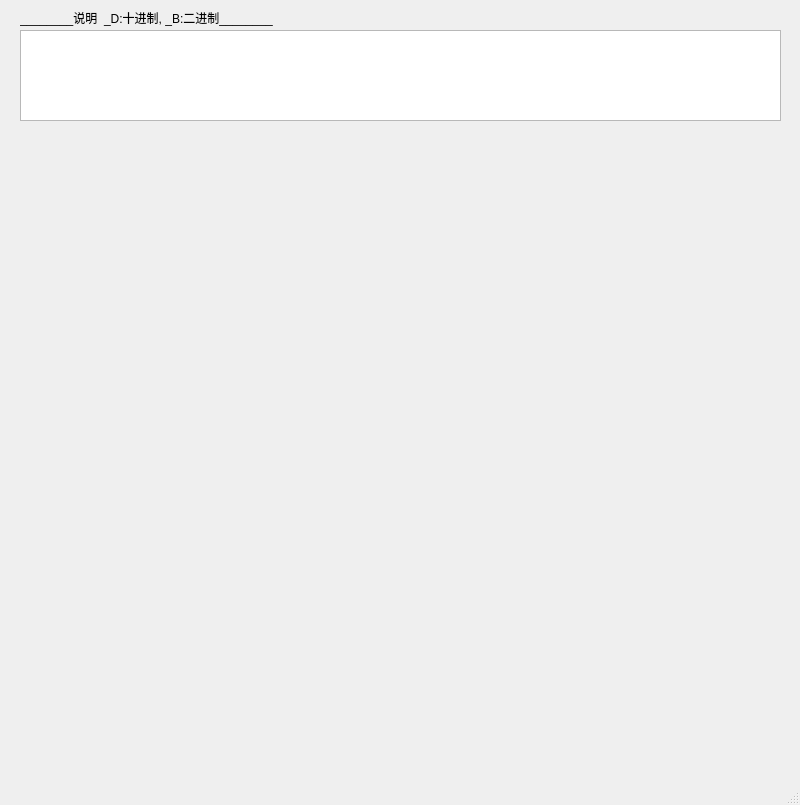
<?xml version="1.0" encoding="UTF-8"?>
<ui version="4.0">
 <class>MainWindow</class>
 <widget class="QMainWindow" name="MainWindow">
  <property name="geometry">
   <rect>
    <x>0</x>
    <y>0</y>
    <width>800</width>
    <height>805</height>
   </rect>
  </property>
  <property name="windowTitle">
   <string>MainWindow</string>
  </property>
  <widget class="QWidget" name="centralwidget">
   <widget class="QLabel" name="label">
    <property name="geometry">
     <rect>
      <x>30</x>
      <y>133</y>
      <width>751</width>
      <height>621</height>
     </rect>
    </property>
    <property name="text">
     <string/>
    </property>
    <property name="alignment">
     <set>Qt::AlignLeading|Qt::AlignLeft|Qt::AlignTop</set>
    </property>
    <property name="wordWrap">
     <bool>true</bool>
    </property>
   </widget>
   <widget class="QTextEdit" name="textEdit">
    <property name="geometry">
     <rect>
      <x>20</x>
      <y>30</y>
      <width>761</width>
      <height>91</height>
     </rect>
    </property>
   </widget>
   <widget class="QLabel" name="label_2">
    <property name="geometry">
     <rect>
      <x>20</x>
      <y>10</y>
      <width>541</width>
      <height>16</height>
     </rect>
    </property>
    <property name="text">
     <string>________说明  _D:十进制, _B:二进制________</string>
    </property>
   </widget>
  </widget>
  <widget class="QMenuBar" name="menubar">
   <property name="geometry">
    <rect>
     <x>0</x>
     <y>0</y>
     <width>800</width>
     <height>23</height>
    </rect>
   </property>
  </widget>
  <widget class="QStatusBar" name="statusbar"/>
 </widget>
 <resources/>
 <connections/>
</ui>
